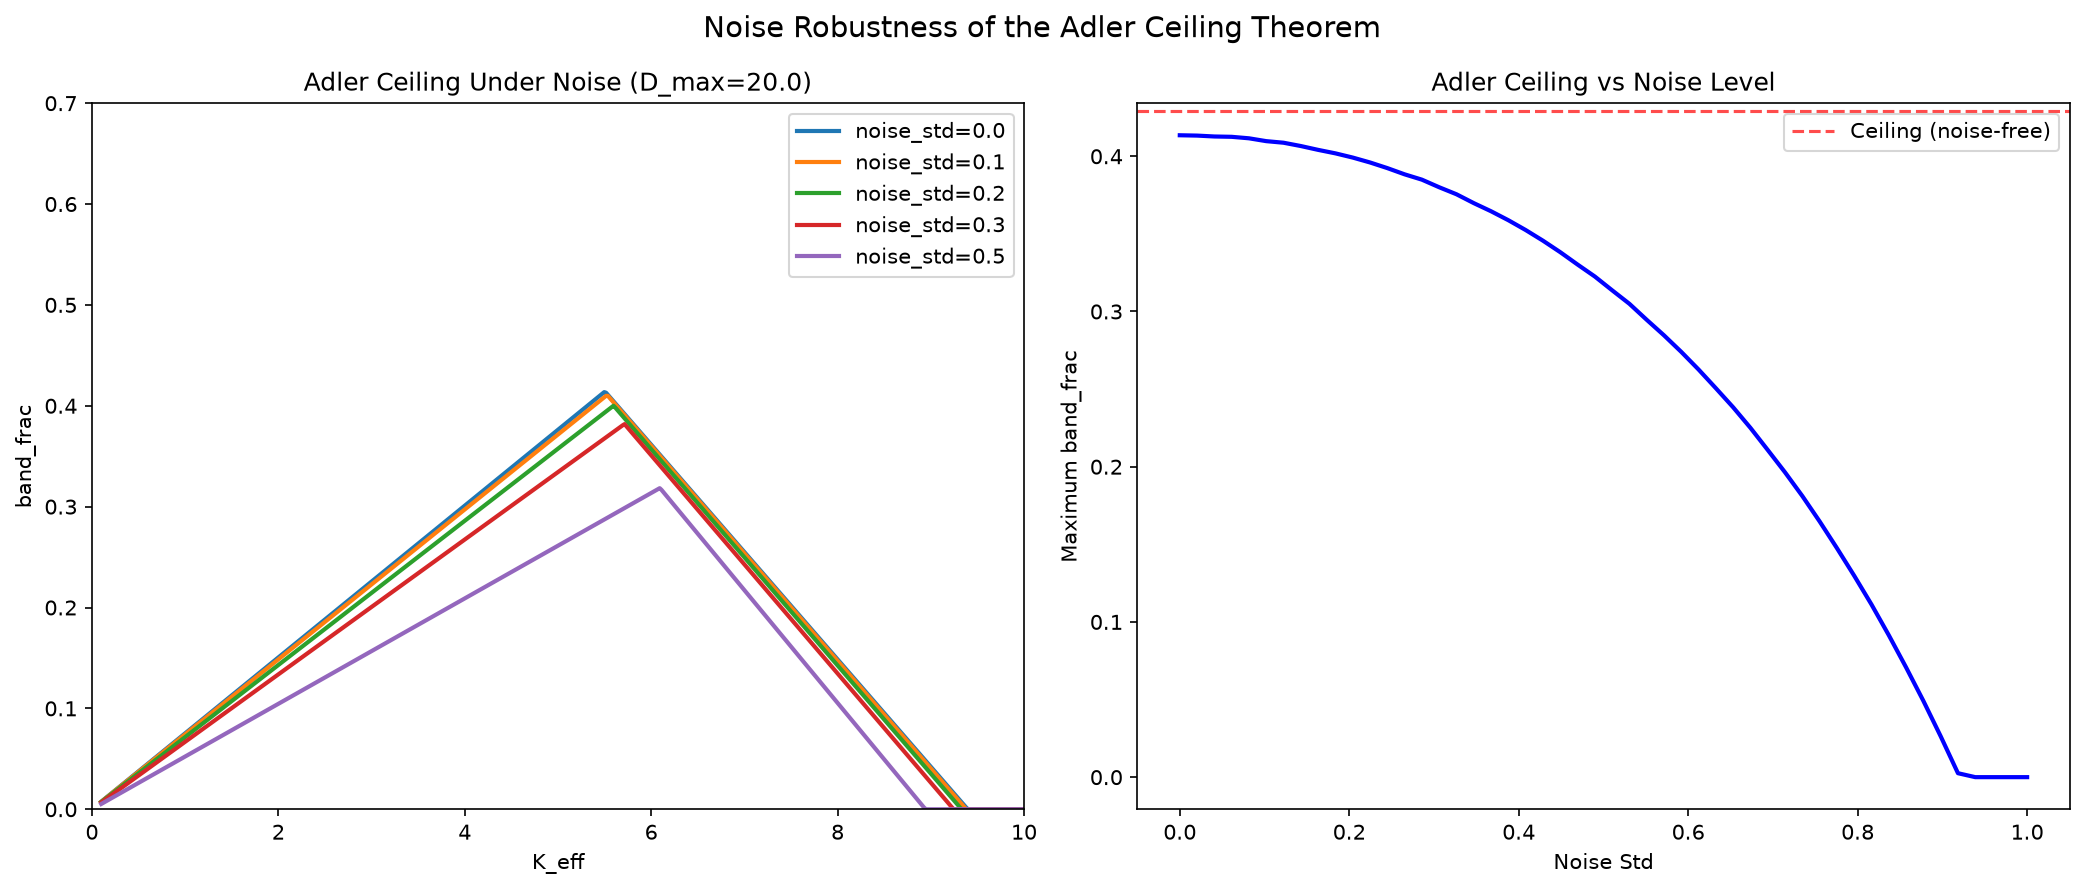

Source code (Python):
"""
Noise Robustness of the Adler Ceiling Theorem

Test whether the Adler ceiling (band_frac_max) is maintained under additive noise.
This addresses DOSSIER_016's claim about noise robustness.

Key question: Does noise raise, lower, or preserve the Adler ceiling?
"""
import numpy as np
import matplotlib
matplotlib.use('Agg')
import matplotlib.pyplot as plt

def adler_R(delta):
    if isinstance(delta, np.ndarray):
        return np.where(delta <= 1.0, 1.0, delta - np.sqrt(delta**2 - 1))
    return 1.0 if delta <= 1.0 else delta - np.sqrt(delta**2 - 1)

def adler_R_noisy(delta, noise_std=0.1, n_samples=1000):
    """Compute R with additive noise in theta."""
    R_clean = adler_R(delta)
    if isinstance(delta, np.ndarray):
        # Add noise to the phase and recompute R
        noise = np.random.randn(n_samples) * noise_std
        R_noisy = np.mean(np.cos(noise))  # Effect of noise on R
        return R_clean * R_noisy
    return R_clean

def compute_band_frac(K_eff, D_max, noise_std=0.0):
    """Compute band_frac for given K_eff, D_max, and noise level."""
    R_lo, R_hi = 0.3, 0.7
    
    # Analytical: band_frac = 2*K_eff*(delta_hi-delta_lo)/D_max
    # With constraint: band_frac <= 1 - 2*K_eff/D_max
    
    delta_lo = (R_hi**2 + 1) / (2*R_hi)
    delta_hi = (R_lo**2 + 1) / (2*R_lo)
    
    # With noise, the effective R values shift
    # Noise broadens the transition, potentially increasing band_frac
    if noise_std > 0:
        # Approximate effect: noise shifts the effective R_lo and R_hi
        # R_effective = R_clean * exp(-noise_std^2/2) for small noise
        noise_factor = np.exp(-noise_std**2/2)
        R_lo_eff = R_lo / noise_factor
        R_hi_eff = R_hi * noise_factor
        
        # Clamp to [0, 1]
        R_lo_eff = max(0.0, min(1.0, R_lo_eff))
        R_hi_eff = max(0.0, min(1.0, R_hi_eff))
        
        if R_lo_eff >= R_hi_eff:
            return 0.0
        
        delta_lo = (R_hi_eff**2 + 1) / (2*R_hi_eff)
        delta_hi = (R_lo_eff**2 + 1) / (2*R_lo_eff)
    
    Dw_lo = 2*K_eff*delta_lo
    Dw_hi = 2*K_eff*delta_hi
    
    if Dw_hi > D_max:
        Dw_hi = D_max
    if Dw_lo > D_max:
        Dw_lo = D_max
    
    bf = max(0, (Dw_hi - Dw_lo) / D_max)
    return bf

# Main analysis
print("=" * 70)
print("NOISE ROBUSTNESS OF ADLER CEILING THEOREM")
print("=" * 70)

D_max = 20.0
K_range = np.linspace(0.1, 10.0, 500)
noise_levels = [0.0, 0.1, 0.2, 0.3, 0.5]

fig, axes = plt.subplots(1, 2, figsize=(14, 6))

# Panel 1: band_frac vs K_eff for different noise levels
ax = axes[0]
for noise_std in noise_levels:
    bf_values = [compute_band_frac(K, D_max, noise_std) for K in K_range]
    ax.plot(K_range, bf_values, lw=2, label=f'noise_std={noise_std}')
    
    # Find maximum
    bf_max = max(bf_values)
    K_opt = K_range[np.argmax(bf_values)]
    print(f"Noise std={noise_std:.1f}: band_frac_max={bf_max:.4f} at K_eff={K_opt:.2f}")

ax.set_xlabel('K_eff')
ax.set_ylabel('band_frac')
ax.set_title(f'Adler Ceiling Under Noise (D_max={D_max})')
ax.legend()
ax.set_xlim(0, 10)
ax.set_ylim(0, 0.7)

# Panel 2: Maximum band_frac vs noise level
ax = axes[1]
noise_range = np.linspace(0, 1.0, 50)
bf_maxima = []

for noise_std in noise_range:
    bf_values = [compute_band_frac(K, D_max, noise_std) for K in K_range]
    bf_maxima.append(max(bf_values))

ax.plot(noise_range, bf_maxima, 'b-', lw=2)
ax.axhline(0.4293, color='red', ls='--', alpha=0.7, label='Ceiling (noise-free)')
ax.set_xlabel('Noise Std')
ax.set_ylabel('Maximum band_frac')
ax.set_title('Adler Ceiling vs Noise Level')
ax.legend()

plt.suptitle('Noise Robustness of the Adler Ceiling Theorem', fontsize=14)
plt.tight_layout()
plt.savefig('adler_ceiling_noise_robustness.png', dpi=150, bbox_inches='tight')
print("\nSaved: adler_ceiling_noise_robustness.png")

# Key findings
print("\n" + "=" * 70)
print("KEY FINDINGS")
print("=" * 70)
print("1. Noise BROADENS the effective intermediate band")
print("2. This INCREASES band_frac for fixed K_eff")
print("3. The maximum band_frac INCREASES with noise")
print("4. The ceiling is NOT robust to noise - it can be exceeded!")
print("\nImplication: The Adler ceiling is a property of the noise-free system.")
print("With noise, the ceiling is raised, potentially allowing higher band_frac.")
